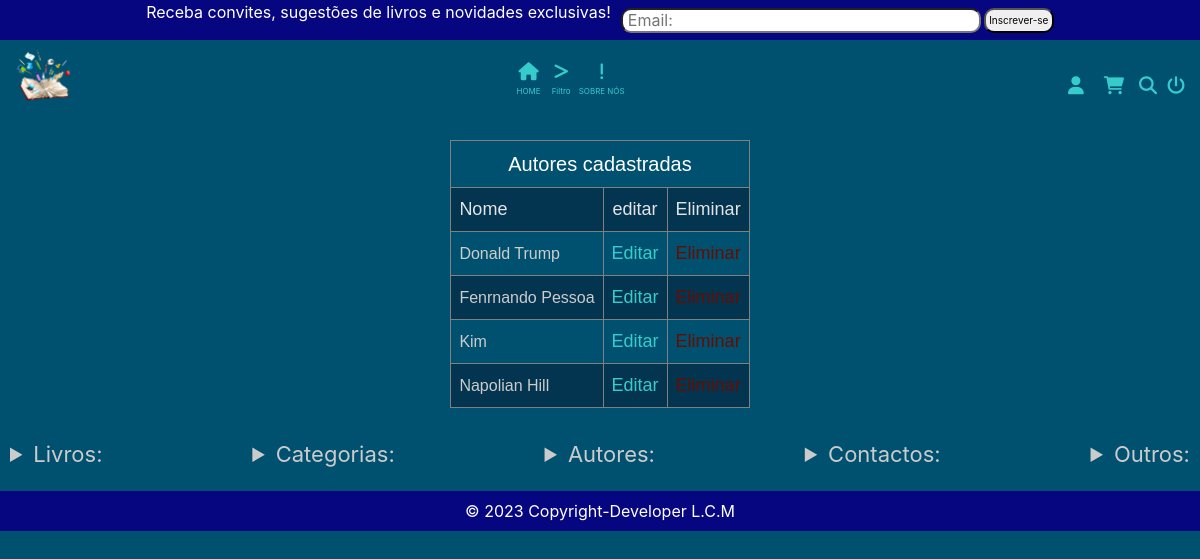
The page /autores/cadastrados on the database its author committed.
### tables this page shows
CREATE TABLE `autor` (
  `id_autor` int(6) NOT NULL,
  `nome` varchar(60) NOT NULL
);

### app/Controllers/Autores.php (called while the page is built, shortened)
<?php
class Autores extends Controller{
    public function __construct()
    {
        $this->autorModel = $this->model('Autor');
    }
    public function cadastrados(){
        $dados = [
            'autores' => $this->autorModel->lerAutores()
        ];
        $this->view('autores/cadastrados', $dados);
    }
}

### app/Libraries/Rota.php (called while the page is built, shortened)
<?php
class Rota{
    private $metodo = 'index';
    public function __construct()
    {
        $url = $this->url() ? $this->url() : [0];
        if(file_exists('../app/Controllers/'.ucwords($url[0]).'.php')):
            unset($url[0]);
        endif;
        $this->controlador = new $this->controlador;
        if(isset($url[1])):
            if(method_exists($this->controlador, $url[1])):
                $this->metodo = $url[1];
                unset($url[1]);
            endif;
        endif;
        $this->parametros = $url ? array_values($url) : [];
        call_user_func_array([$this->controlador, $this->metodo], $this->parametros);
    }
    private function url(){
        $url = filter_input(INPUT_GET,'url', FILTER_SANITIZE_URL);
        if(isset($url)):
            $url = trim(rtrim($url,'/'));
            $url = explode('/', $url);
            return $url;
        endif;
    }
}

### app/Libraries/Database.php (called while the page is built, shortened)
<?php
class Database {
    private $host = DB['HOST'];
    private $usuario = DB['USUARIO'];
    private $senha = DB['SENHA'];
    private $banco = DB['BANCO'];
    private $porta = DB['PORTA'];
    private $dbh;
    private $stmt;
    public function __construct()
    {
        $dsn = 'mysql:host='.$this->host.';port='.$this->porta.';dbname='.$this->banco;
        $opcoes = [
            PDO::ATTR_PERSISTENT => true,
            PDO::ATTR_ERRMODE => PDO::ERRMODE_EXCEPTION
        ];
        try {
            $this->dbh = new PDO($dsn, $this->usuario, $this->senha, $opcoes);
        } catch (PDOException $e) {
            print "Error!: ".$e->getMessage() . "<br/>";
            die();
        }
    }
    public function query($sql){
        $this->stmt = $this->dbh->prepare($sql);
    }
    public function executa(){
        return $this->stmt->execute();
    }
    public function resultados(){
        $this->executa();
        return $this->stmt->fetchAll(PDO::FETCH_OBJ);
    }
}

### app/Models/Autor.php (called while the page is built, shortened)
<?php
class Autor{
    private $db;
    public function __construct()
    {
        $this->db = new Database();
    }
    public function lerAutores(){
        $this->db->query("SELECT * FROM autor order by nome");
        return $this->db->resultados();
    }
}

### app/autoload.php (called while the page is built, shortened)
<?php
spl_autoload_register(function ($classe){
    $diretorios = [
        'Libraries',
        'Helpers'
    ];
    foreach($diretorios as $diretorio):
        $arquivo = (__DIR__.DIRECTORY_SEPARATOR.$diretorio.DIRECTORY_SEPARATOR.$classe.'.php');
    endforeach;
});

### app/Views/autores/cadastrados.php (the view, shortened to what this page needs)
  <article style="display:flex; justify-content:center;">
  <section class="section_tbl_hist_pedidos" style="display: block;"> <table class="tbl_hist_pedidos" border="1">
  <thead>
    <tr class="tr_first"><td colspan="3">Autores cadastradas</td></tr>
  <tr class="tr_cabecalho">
<td style="text-align: left;">Nome</td>
<td>editar</td>
<td>Eliminar</td>
  </tr>
 </thead>
   <tbody>
   <?php foreach($dados['autores'] as $autor): ?>
   <tr>
          <td style="text-align: left;"><?= $autor->nome ?></td>
          <td ><form name="cadastrados" action="<?= URL.'/autores/editar/'.$autor->id_autor ?>" method="post"><button class="btn_azul_claro" type="submit">Editar</button></form></td>
          <td> <form name="deletar" action="<?= URL.'/autores/deletar/'.$autor->id_autor ?>" method="post">
   <button class="btn_deletar" type="submit">Eliminar</button></form></td>
            </tr>
            <?php endforeach ?>
   </tbody>
</table></section> </article>

### public/css/style.css (style rules this page uses)
* { margin: 0; padding: 0; text-decoration: none; transition: all ease 0.1s; }
html, body { scroll-behavior: smooth; }
body { background-color: rgb(0, 81, 112); }
.btn_azul_claro { color: rgb(54, 204, 204); background-color: transparent; border: none; font-size: 18px; }
.btn_deletar { color: rgb(102, 13, 2); background-color: transparent; border: none; font-size: 18px; }
.tbl_hist_pedidos { text-align: center; color: rgb(255, 255, 255); font-family: arial, sans-serif; border-collapse: collapse; margin: 10px; }
.tbl_hist_pedidos tr:nth-child(even) { background-color: #033450; }
.tbl_hist_pedidos td { padding: 8px; }
.section_tbl_hist_pedidos { display: flex; justify-content: center; }
.tr_first { font-size: 20px; }
.tr_cabecalho { color: rgb(228, 228, 228); font-size: 18px; }
.tbl_hist_pedidos tbody { color: rgb(204, 204, 204); }

### rows shown on the page
autor: nome "Donald Trump"
autor: nome "Fenrnando Pessoa"
autor: nome "Kim"
autor: nome "Napolian Hill"
